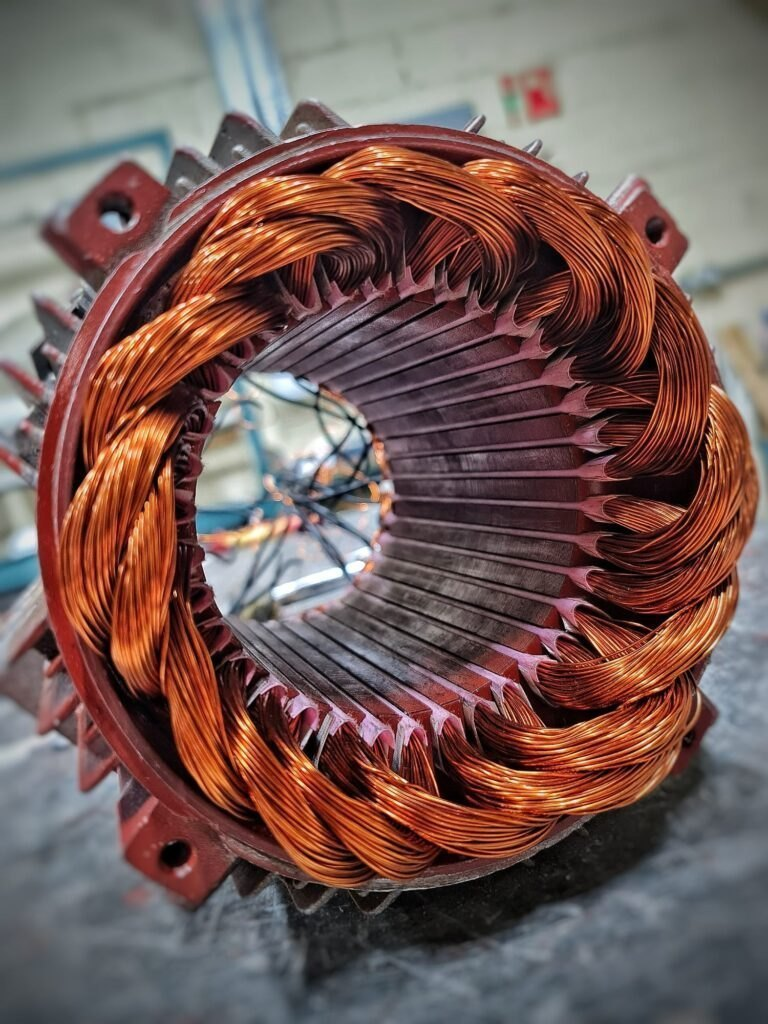
//> input picture image.jpg, 768 x 1024 px
$ ./main   (built with g++ and OpenCV 4)
//> lines starting //> are read from the running program, lines starting //| are printed output that depends on the picture; after the words box and inside, x2 and y2 are one past the last pixel; in counts of white or black regions, pixels touching at a corner belong together
#include <opencv2/opencv.hpp>
#include <opencv2/ximgproc/segmentation.hpp>

#include <iostream>
#include <vector>
#include <algorithm>

int main()
{
    // --------------------------------------------------
    // 1. Load image
    // --------------------------------------------------
    cv::Mat image = cv::imread("image.jpg");
//> image is the input picture: 1024 rows x 768 cols, CV_8UC3; mean B, G, R 86.5, 90.6, 116.4

    if (image.empty())
    {
        std::cerr << "ERROR: Could not load image.jpg\n";
        return 1;
    }

    std::cout << "Image loaded: "
              << image.cols << " x "
              << image.rows << '\n';
//| Image loaded: 768 x 1024


    // --------------------------------------------------
    // 2. Create Selective Search object
    // --------------------------------------------------
    cv::Ptr<cv::ximgproc::segmentation::SelectiveSearchSegmentation> ss =
        cv::ximgproc::segmentation::createSelectiveSearchSegmentation();

    ss->setBaseImage(image);


    // --------------------------------------------------
    // 3. Selective Search mode
    // --------------------------------------------------
    // Fast mode is good for testing.
    ss->switchToSelectiveSearchFast();


    // --------------------------------------------------
    // 4. Run Selective Search
    // --------------------------------------------------
    std::vector<cv::Rect> regions;

    ss->process(regions);

    std::cout << "Regions found: "
              << regions.size() << '\n';


    // --------------------------------------------------
    // 5. Draw regions
    // --------------------------------------------------
    cv::Mat result = image.clone();

    // Draw only the first 100 regions so the image
    // doesn't become completely covered.
    int numberToDraw =
        std::min(100, static_cast<int>(regions.size()));

    for (int i = 0; i < numberToDraw; ++i)
    {
        cv::rectangle(
            result,
            regions[i],
            cv::Scalar(0, 255, 0),
            2
        );
    }
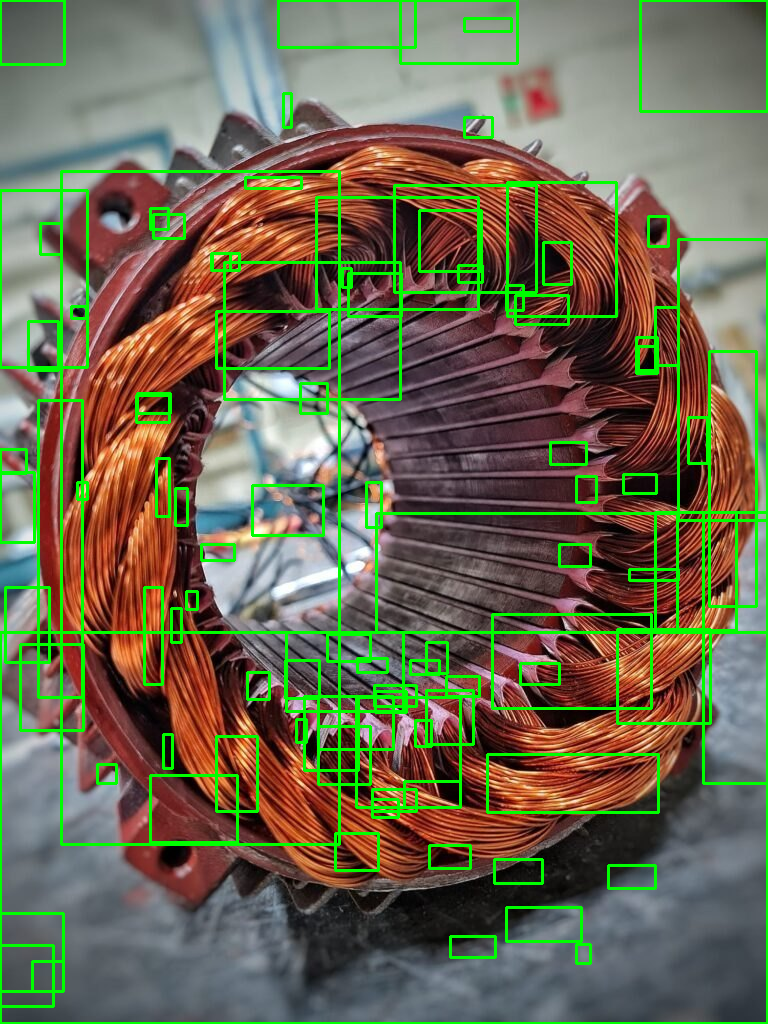
//> result: 1024 rows x 768 cols, CV_8UC3; 8.4% of pixels changed, all inside (x1, y1, x2, y2) = (0, 0, 768, 1024)


    // --------------------------------------------------
    // 6. Add information to the image
    // --------------------------------------------------
    std::string text =
        "Regions: " + std::to_string(regions.size());

    cv::putText(
        result,
        text,
        cv::Point(20, 40),
        cv::FONT_HERSHEY_SIMPLEX,
        1.0,
        cv::Scalar(0, 0, 255),
        2
    );
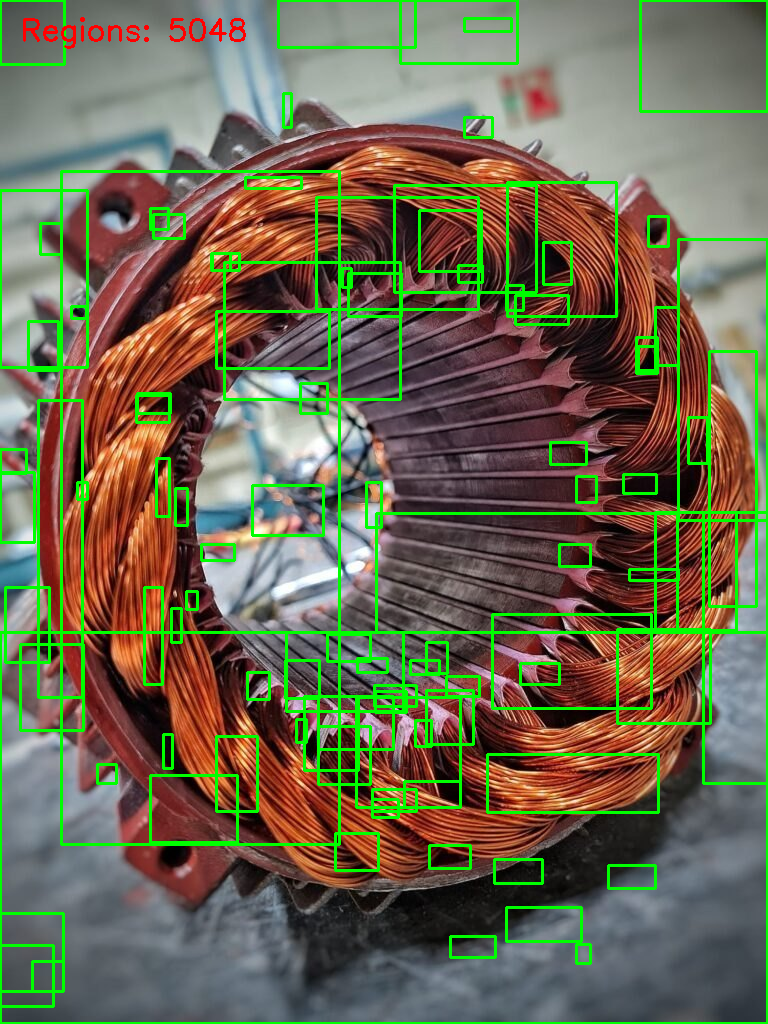
//> result: 1024 rows x 768 cols, CV_8UC3; 0.22% of pixels changed, all inside (x1, y1, x2, y2) = (23, 17, 246, 49)


    // --------------------------------------------------
    // 7. Save result
    // --------------------------------------------------
    if (cv::imwrite("selective_search_result.jpg", result))
    {
        std::cout << "Result saved as "
                  << "selective_search_result.jpg\n";
    }
    else
    {
        std::cerr << "ERROR: Could not save result\n";
        return 1;
    }


    // --------------------------------------------------
    // 8. Display result
    // --------------------------------------------------
    cv::imshow("Selective Search", result);

    std::cout << "Press any key in the image window to exit...\n";

    cv::waitKey(0);

    return 0;
}
